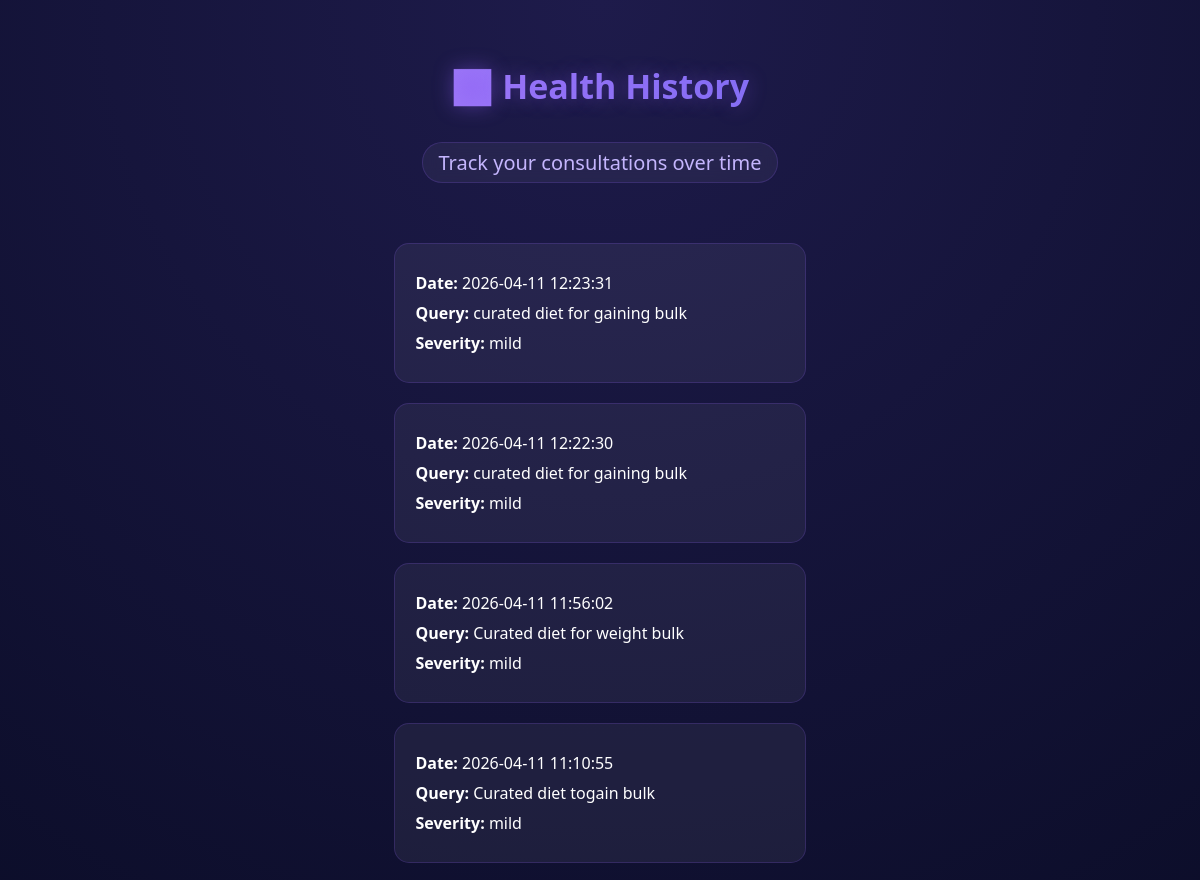
Before: /history (upper part) with the older database file.
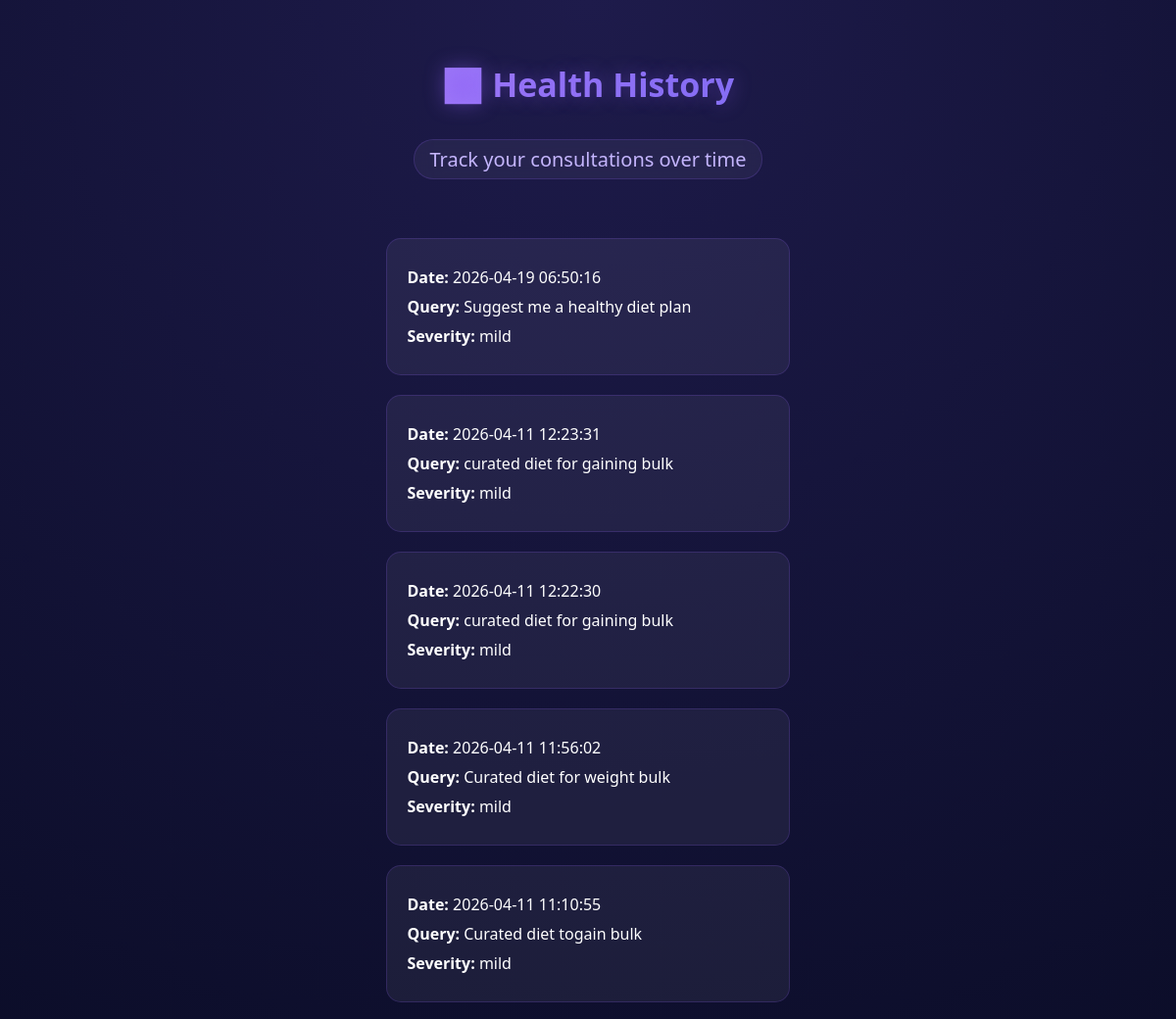
After: the same page with the newer database file.
### tables this page shows
CREATE TABLE history (
        id INTEGER PRIMARY KEY AUTOINCREMENT,
        timestamp DATETIME DEFAULT CURRENT_TIMESTAMP,
        query TEXT,
        age TEXT,
        goal TEXT,
        activity TEXT,
        severity TEXT,
        response TEXT
    );

### app.py (the view)
@app.route("/history")
def history():
    conn = sqlite3.connect("healthibite.db")
    cursor = conn.cursor()
    cursor.execute("""
        SELECT id, timestamp, query, severity, response
        FROM history
        ORDER BY id DESC
    """)
    rows = cursor.fetchall()
    conn.close()
    return render_template("history.html", rows=rows)

### templates/history.html (shortened to what this page needs)
<!DOCTYPE html>
<html>
<head>
<link rel="stylesheet" href="{{ url_for('static', filename='style.css') }}">
</head>
<body>
<div class="main">
    <div class="header">
        <h1>📊 Health History</h1>
        <p class="subtitle">Track your consultations over time</p>
    </div>
    <div class="result-page">
        {% for row in rows %}
        <div class="result-card history-card" onclick="toggleDetails('detail{{ row[0] }}')">
            <p><strong>Date:</strong> {{ row[1] }}</p>
            <p><strong>Query:</strong> {{ row[2] }}</p>
            <p><strong>Severity:</strong> {{ row[3] }}</p>
        </div>
        {% endfor %}
    </div>
</div>
</body>
</html>

Changed rows visible on the page:
added history: timestamp "2026-04-19 06:50:16", query "Suggest me a healthy diet plan", severity "mild"
